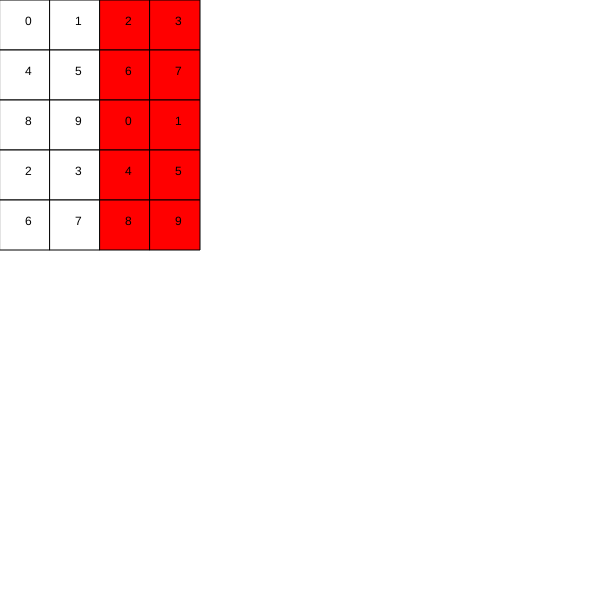
Frame 1 (no input)
Frame 60 (no input): identical to frame 1, image omitted
Frame 120 (the mouse pressed at the canvas centre since frame 60): identical to frame 1, image omitted

The p5.js sketch that drew this single still picture (run headless with seeded random() and noise() and a simulated clock; from frame 60 on, the mouse is pressed at the canvas centre):

// p5.js sketch
// ── sketch.js
//TODO fix jumping into a new dimension
//TODO veticalmente tambien pasa, hay que dar opcion de rellenar los cuadros vertical u horizontal
//TODO check that at least one of rows and cols is an even number so every square has a possible pair
var cols=4;
var rows=5;
//original painting: 4,5
var siz=50; // size of the squares
var mov_size = 2; //how many squares to jump
var content = [];

const directions = {
    UP: 'up',
    DOWN: 'down',
    LEFT: 'left',
    RIGHT: 'right'
}

function make2Darray(cols,rows){
	var arr = new Array(cols);
	for(var i = 0;i<cols;i++){
		arr[i] = new Array(rows);
	}
	return arr;
}

function setup() {
	createCanvas(600, 600);
	content = make2Darray(cols,rows);
	var N = cols*rows/2;
	var cont =0;
  //TODO filling the content horizontally, add option to fill vertically
	for(var i = 0;i<rows;i++){
		for(var j = 0;j<cols;j++){
			//content[i][j] = random(255);
			if(cont ==N)
				cont=0;
			content[j][i] =cont;
			cont++;
		}
	}
}

function check(oriCont, newCont){
	return oriCont==newCont;
}

function getNewRow(j, dir){
	var newRow;
	if(dir==directions.UP){
		if(j>mov_size-1) //go straight up
			newRow=j-mov_size;
		else { //go down
			newRow = (rows-1)-(mov_size-1-j);
		}
	}
	else if(dir==directions.DOWN){
		if(j+mov_size<=rows-1) //go straight down
			newRow=j+mov_size;
		else { // go up
			newRow = 0 +  mov_size - 1 - ((rows-1)-j);
		}
	}
	//else{} TODO throw exceptcion
	return newRow;

}

function getNewCol(i, dir){
	if(dir==directions.RIGHT){
		var newCol;
		if(i+mov_size<=cols-1) //go straight right
			newCol=i+mov_size;
		else { //go into the left part
			newCol = 0 +  mov_size - 1 - ((cols-1)-i);
		}

	}
	if(dir==directions.LEFT){
		var newCol;
		if(i>mov_size-1) //go straight right
			newCol=i-mov_size;
		else { //go into the left part
			newCol = (cols-1)-(mov_size-1-i);
		}

	}

	return newCol;

}

function movs(i,j,content){
	var newJ , newI;

	newJ = getNewRow(j,directions.UP);
	newI = getNewCol(i,directions.LEFT);
	//fill gives a color to everything under it, until the next fill
	if (check(content[i][j],content[newI][newJ]))
		fill(255,0,0);
	else
		fill(255,255,255);


}

function draw() {
	background(255);
	for(var i = 0;i<cols;i++){
		for(var j = 0;j<rows;j++){
			var x = i * siz;
			var y = j * siz;
			movs(i,j,content);
			rect(x,y,siz,siz);
			//black for numbers
			fill(0,0,0);
			text(content[i][j],x+siz/2 ,y + siz/2);
		}
	}
}
